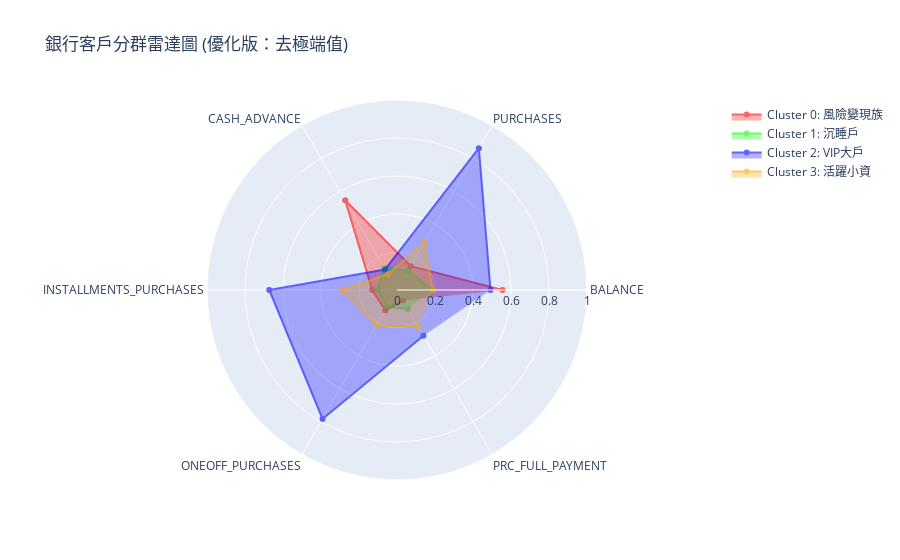

Notebook code for this chart:
### Code cell
# --- 改良版雷達圖資料準備 ---

# 1. 複製一份數據以免影響原始 df
df_radar_pre = df[features_to_plot].copy()

# 2. 關鍵步驟：去極值 (Capping)
# 我們把所有欄位超過 95% 分位數的值，都壓回 95% 的數值
# 這樣可以避免少數「超級大戶」把整個比例尺拉壞
for col in features_to_plot:
    upper_limit = df_radar_pre[col].quantile(0.95) # 找出該欄位的前 5% 門檻
    df_radar_pre[col] = df_radar_pre[col].clip(upper=upper_limit)

# 3. 再次標準化 (現在沒有極端值干擾，0-1 的分佈會更均勻)
scaler = MinMaxScaler()
df_radar = pd.DataFrame(scaler.fit_transform(df_radar_pre), columns=features_to_plot)
df_radar['Cluster'] = df['Cluster']

# 4. 計算平均值
radar_summary = df_radar.groupby('Cluster').mean()

# --- 繪圖部分 (這部分不用變，直接執行即可) ---
import plotly.graph_objects as go

fig = go.Figure()
colors = ['#FF0000', '#00FF00', '#0000FF', '#FFA500']
cluster_names = ['Cluster 0: 風險變現族', 'Cluster 1: 沉睡戶', 'Cluster 2: VIP大戶', 'Cluster 3: 活躍小資']

for i in range(4):
    fig.add_trace(go.Scatterpolar(
        r=radar_summary.iloc[i].values,
        theta=features_to_plot,
        fill='toself',
        name=cluster_names[i],
        line_color=colors[i],
        opacity=0.6
    ))

fig.update_layout(
    polar=dict(
        radialaxis=dict(
            visible=True,
            range=[0, 1] # 固定範圍，方便比較
        )),
    title="銀行客戶分群雷達圖 (優化版：去極端值)",
    showlegend=True
)

fig.show()

### Figure 1 — Plotly figure (JSON) as saved in the notebook; plotly's stock layout.template omitted (floating-point values rounded to 4 significant figures)
{"data": [{"fill": "toself", "line": {"color": "#FF0000"}, "name": "Cluster 0: 風險變現族", "opacity": 0.6, "r": [0.5554, 0.145, 0.5451, 0.1304, 0.1226, 0.06457], "theta": ["BALANCE", "PURCHASES", "CASH_ADVANCE", "INSTALLMENTS_PURCHASES", "ONEOFF_PURCHASES", "PRC_FULL_PAYMENT"], "type": "scatterpolar"}, {"fill": "toself", "line": {"color": "#00FF00"}, "name": "Cluster 1: 沉睡戶", "opacity": 0.6, "r": [0.1851, 0.1169, 0.1352, 0.1016, 0.1023, 0.1154], "theta": ["BALANCE", "PURCHASES", "CASH_ADVANCE", "INSTALLMENTS_PURCHASES", "ONEOFF_PURCHASES", "PRC_FULL_PAYMENT"], "type": "scatterpolar"}, {"fill": "toself", "line": {"color": "#0000FF"}, "name": "Cluster 2: VIP大戶", "opacity": 0.6, "r": [0.4921, 0.8617, 0.1247, 0.6722, 0.7836, 0.2782], "theta": ["BALANCE", "PURCHASES", "CASH_ADVANCE", "INSTALLMENTS_PURCHASES", "ONEOFF_PURCHASES", "PRC_FULL_PAYMENT"], "type": "scatterpolar"}, {"fill": "toself", "line": {"color": "#FFA500"}, "name": "Cluster 3: 活躍小資", "opacity": 0.6, "r": [0.1884, 0.2861, 0.09549, 0.2874, 0.2164, 0.2228], "theta": ["BALANCE", "PURCHASES", "CASH_ADVANCE", "INSTALLMENTS_PURCHASES", "ONEOFF_PURCHASES", "PRC_FULL_PAYMENT"], "type": "scatterpolar"}], "layout": {"polar": {"radialaxis": {"range": [0, 1], "visible": true}}, "showlegend": true, "title": {"text": "銀行客戶分群雷達圖 (優化版：去極端值)"}}}
